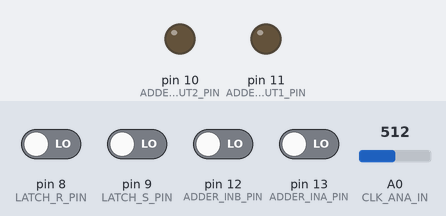
Recording of a sketch running on a simulated Arduino Uno, built with avr-gcc and run on an emulated ATmega328P. On the bench: output pins drawn as LEDs (lit = HIGH). The test bench sets the inputs (shaded band); at power-on: pin 8 (LATCH_R_PIN), pin 9 (LATCH_S_PIN), pin 12 (ADDER_INB_PIN), pin 13 (ADDER_INA_PIN) LOW, A0 (CLK_ANA_IN) = 512. Pins used as bus, display or sensor lines are not drawn.

Above: at 1.3 s.
1.4 s: pin 12 (ADDER_INB_PIN) driven HIGH
At 2.7 s:
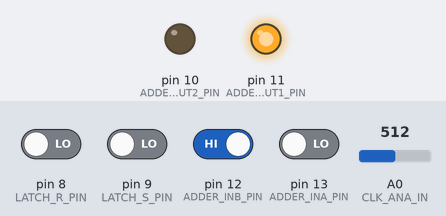
3.0 s: A0 (CLK_ANA_IN) set to 0
At 4.1 s:
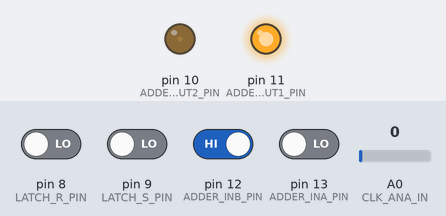
4.6 s: pin 13 (ADDER_INA_PIN) driven HIGH
At 5.5 s:
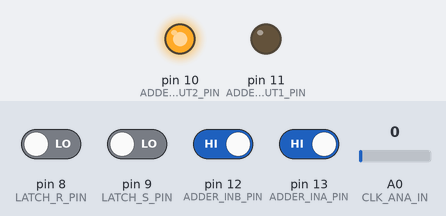
6.1 s: pin 12 (ADDER_INB_PIN) driven LOW
At 6.6 s:
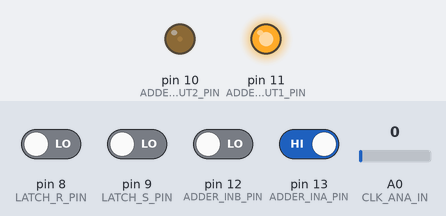
7.6 s: pin 12 (ADDER_INB_PIN) driven HIGH
At 8.5 s:
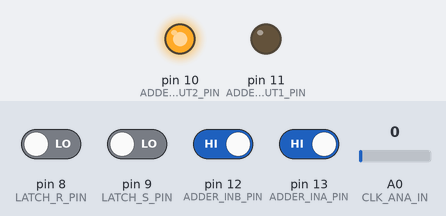
9.1 s: pin 13 (ADDER_INA_PIN) driven LOW
At 10.1 s:
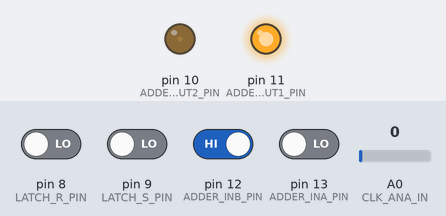
Timing chart, 0 to 11.6 s (numbered marks = the images above; inputs shaded):
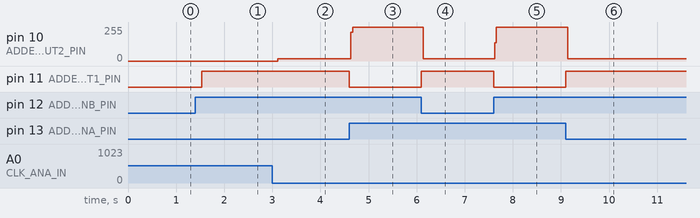

The sketch:

oneBitComputer.ino
```cpp
//  copyleft
//  ed bear
//  Mar 2018
//
//  this file works with the Hardware Class #4 slides for SFPC spring 2018
//

//this is "C"
//#define USE_PREPROCESSOR_PINS
#ifdef USE_PREPROCESSOR_PINS
  //why would I not want to make these const variables?
  //define the arduino pins
  #define ADDER_INA_PIN   13
  #define ADDER_INB_PIN   12
  #define ADDER_OUT1_PIN  11
  #define ADDER_OUT2_PIN  10

  #define LATCH_S_PIN     9
  #define LATCH_R_PIN     8
  #define LATCH_OUT_PIN   7

  #define CLK_OUT_PIN     6
  //analog inputs are not counted on the same numbering as digital pins
  #define CLK_ANA_IN      0
#else
  //when would I want to use a variable?
  //define the arduino pin variables
  const char ADDER_INA_PIN  = 13;
  const int ADDER_INB_PIN  = 12;
  const uint8_t ADDER_OUT1_PIN = 11;
  const byte ADDER_OUT2_PIN = 10;

  const uint8_t LATCH_S_PIN = 9;
  const uint8_t LATCH_R_PIN = 8;
  const byte LATCH_OUT_PIN = 7;

  const byte CLK_OUT_PIN = 6;
  //analog inputs are not counted on the same numbering as digital pins
  const byte CLK_ANA_IN = 0;
  //let's declare a "state variable" for the clock
  bool toggle = false;
#endif

void setup() {
  // put your setup code here, to run once:
  //setup the ADDER pins
  pinMode(ADDER_INA_PIN, INPUT);
  pinMode(ADDER_INB_PIN, INPUT);
  //why can't inputs be outputs or vice versa? cause Arduino says so (last I checked)
  pinMode(ADDER_OUT1_PIN, OUTPUT);
  pinMode(ADDER_OUT2_PIN, OUTPUT);

  //setup the CLK pins
  pinMode(CLK_OUT_PIN, OUTPUT);
  //analog inputs do not need a "setup" function

  //setup the Latch pins
  pinMode(LATCH_S_PIN, INPUT);
  pinMode(LATCH_R_PIN, INPUT);
  pinMode(LATCH_OUT_PIN, OUTPUT);
}

void loop() {
  // put your main code here, to run repeatedly:

  //the most basic clock emulation
  //analogRead returns a value between 0 and 1023
  uint16_t potValue = analogRead(CLK_ANA_IN);
//two different clock outputs
#ifdef USE_PREPROCESSOR_PINS        //this code runs...
  delay(potValue/2);
  digitalWrite(CLK_OUT_PIN, LOW);
  delay(potValue/2);
  digitalWrite(CLK_OUT_PIN, HIGH);
#else                               //or this code runs
  //delay takes a value in milliseconds
  delay(potValue);
  toggle = !toggle;
  digitalWrite(CLK_OUT_PIN, toggle);
#endif

  //the most basic SR latch code:
  //check the reset pin latch state
  if (digitalRead(LATCH_R_PIN)) {
  //if the reset pin latch state is high then check the set pin
   if (digitalRead(LATCH_S_PIN)) {
    //if the set pin is also high then write a 1 to the output
    digitalWrite(LATCH_OUT_PIN, HIGH);
   }
  } else {
  //other wise the reset pin is low and the output should dynamically echo the set pin input
   digitalWrite(LATCH_OUT_PIN, digitalRead(LATCH_S_PIN));
  }

  //the most basic adder emulation - this is pedantic code only
  if (digitalRead(ADDER_INA_PIN) && digitalRead(ADDER_INB_PIN)) {
    digitalWrite(ADDER_OUT1_PIN, LOW);
    digitalWrite(ADDER_OUT2_PIN, HIGH);
  } else if (digitalRead(ADDER_INA_PIN) || digitalRead(ADDER_INB_PIN)) {
    digitalWrite(ADDER_OUT1_PIN, HIGH);
    digitalWrite(ADDER_OUT2_PIN, HIGH);
  } else {
    digitalWrite(ADDER_OUT1_PIN, LOW);
    digitalWrite(ADDER_OUT2_PIN, LOW);
  }
  //the above code can be reduced to a single line if we break out of Arduino's sandbox... if we are careful
  // but sticking inside Arduino's API we can do a two line solution with BITWISE logic:
  //bitwise (not logical) AND
  digitalWrite(ADDER_OUT2_PIN, digitalRead(ADDER_INA_PIN) & digitalRead(ADDER_INB_PIN));
  //biwise (not logical) XOR
  digitalWrite(ADDER_OUT1_PIN, digitalRead(ADDER_INA_PIN) ^ digitalRead(ADDER_INB_PIN));

  //why won't these examples work smoothly all running together in the loop() function?
  //How can we interleave these three subroutines into a "tight loop" that does where each subroutine interferes
  // with the others?
}
```

Measured:
- after the input at 1.4 s, pin 11 (ADDER_OUT1_PIN): LOW → HIGH after 0.14 s
- after the input at 3.0 s, pin 10 (ADDER_OUT2_PIN): 0/255 → 17/255 after 0.11 s
- after the input at 4.6 s, pin 10 (ADDER_OUT2_PIN): 17/255 → 255/255 at once; pin 11 (ADDER_OUT1_PIN): HIGH → LOW at once
- after the input at 6.1 s, pin 10 (ADDER_OUT2_PIN): 255/255 → 17/255 at once; pin 11 (ADDER_OUT1_PIN): LOW → HIGH at once
- after the input at 7.6 s, pin 10 (ADDER_OUT2_PIN): 17/255 → 255/255 at once; pin 11 (ADDER_OUT1_PIN): HIGH → LOW at once
- after the input at 9.1 s, pin 10 (ADDER_OUT2_PIN): 255/255 → 17/255 at once; pin 11 (ADDER_OUT1_PIN): LOW → HIGH at once
